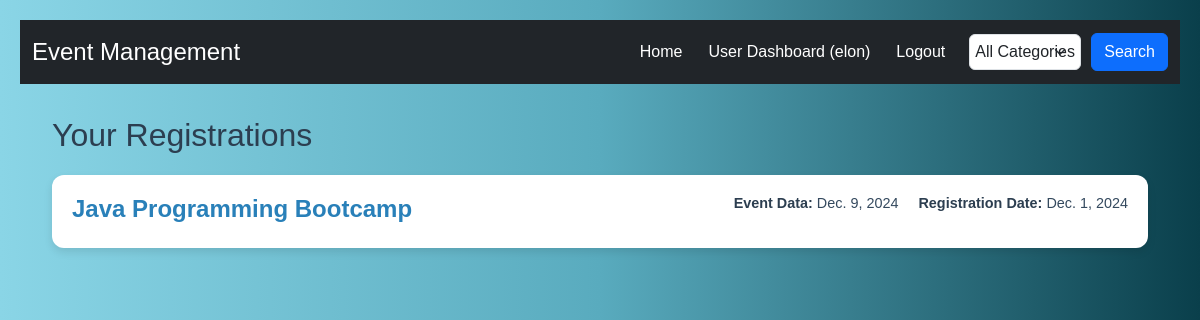
The page /user_dashboard (signed in) on the database its author committed.
### app/models.py (models this page shows, shortened)
class Registration(models.Model):
    user = models.ForeignKey(User, on_delete=models.CASCADE)
    event = models.ForeignKey(Event, on_delete=models.CASCADE)
    first_name = models.CharField(max_length=50)
    last_name = models.CharField(max_length=50)
    email = models.EmailField()
    phone = models.CharField(max_length=15)
    address = models.TextField()
    gender = models.CharField(max_length=10)
    description = models.TextField()
    registration_date = models.DateField(auto_now_add=True)

class Event(models.Model):
    title = models.CharField(max_length=100)
    description = models.TextField()
    date = models.DateField()
    location = models.CharField(max_length=100)
    created_by = models.ForeignKey(User, on_delete=models.CASCADE, related_name='created_events')
    image = models.ImageField(upload_to='event_images/', null=True, blank=True)
    category = models.ForeignKey(EventCategory, on_delete=models.CASCADE, related_name='events',)  # Use a valid ID here

### app/views.py (the view)
# urls.py: path('user_dashboard',views.user_dashboard,name= 'user_dashboard')
@login_required
def user_dashboard(request):
    registrations = Registration.objects.filter(user=request.user)
    return render(request, 'user_dashboard.html', {'registrations': registrations})

### templates/user_dashboard.html (shortened to what this page needs)
{% extends 'base.html' %}
{% block content %}
<h2>Your Registrations</h2>
{% if registrations %}
    <div class="card-table">
        {% for registration in registrations %}
        <div class="card-row">
            <div class="event-info">
                <div class="event-title">
                    <a href="{% url 'event_detail' registration.event.id %}">{{ registration.event.title }}</a>
                </div>
            </div>
            <div class="registration-details">
                <div class="event-data">
                    <p><strong>Event Data:</strong> {{ registration.event.date }}</p>
                </div>
                <div class="registration-date">
                    <p><strong>Registration Date:</strong> {{ registration.registration_date }}</p>
                </div>
            </div>
        </div>
        {% endfor %}
    </div>
{% else %}
    <div class="no-registrations">
        No registrations available.
    </div>
{% endif %}
{% endblock %}

### templates/base.html (shortened to what this page needs)
<!DOCTYPE html>
<html lang="en">
<head>
    <link href="https://cdn.jsdelivr.net/npm/bootstrap@5.3.0-alpha1/dist/css/bootstrap.min.css" rel="stylesheet">
</head>
<body>
    <nav class="navbar navbar-expand-lg navbar-dark bg-dark">
        <div class="container-fluid">
            <span class="navbar-brand">Event Management</span>
            <div class="d-flex ms-auto align-items-center">
                <ul class="navbar-nav me-3">
                    <li class="nav-item">
                        <a class="nav-link" href="{% url 'home' %}">Home</a>
                    </li>
                    {% if user.is_authenticated %}
                        {% if user.is_staff %}
                            <li class="nav-item">
                                <a class="nav-link" href="{% url 'admin_dashboard' %}">Admin Dashboard ({{ user.username }})</a>
                            </li>
                        {% else %}
                            <li class="nav-item">
                                <a class="nav-link" href="{% url 'user_dashboard' %}">User Dashboard ({{ user.username }})</a>
                            </li>
                        {% endif %}
                        <li class="nav-item">
                            <a class="nav-link" href="{% url 'logout' %}">Logout</a>
                        </li>
                    {% endif %}
                </ul>
                <form class="d-flex search-bar" method="GET" action="{% url 'home' %}">
                    <select class="form-select" name="category" id="category">
                        <option value="all" {% if category == 'all' %}selected{% endif %}>All Categories</option>
                    </select>
                    <button class="btn btn-primary" type="submit">Search</button>
                </form>
            </div>
        </div>
    </nav>
    <main>
        {% block content %}
        {% endblock %}
    </main>
</body>
</html>

### templates/base.html (style rules this page uses)
body { font-family: 'Arial', sans-serif; background-color: #f4f4f9; color: #333; line-height: 1.6; background: linear-gradient(to right, #8ad5e6, #59abbe, #0a3f4b); }
.navbar-brand { color: white !important; font-size: 1.5rem; }
.navbar-nav { flex-direction: row; gap: 10px; }
.nav-link { color: white !important; }
.search-bar { display: flex; gap: 10px; align-items: center; }
.search-bar select { padding: 5px; font-size: 1rem; }
.search-bar button { font-size: 1rem; }
main { padding: 2rem; }

### templates/user_dashboard.html (style rules this page uses)
body { font-family: Arial, sans-serif; background-color: #f4f7fa; color: #333; padding: 20px; }
h2 { font-size: 2em; color: #2c3e50; margin-bottom: 20px; }
.card-table { display: flex; flex-direction: column; gap: 20px; margin-top: 20px; }
.card-row { display: flex; justify-content: space-between; align-items: center; background-color: #fff; border-radius: 12px; box-shadow: 0 4px 8px rgba(0, 0, 0, 0.1); padding: 15px 20px; transition: transform 0.3s ease, box-shadow 0.3s ease; }
.event-info { flex: 1; text-align: left; }
.event-info .event-title { font-size: 1.5em; color: #2980b9; font-weight: bold; margin-bottom: 5px; }
.event-info .event-title a { text-decoration: none; color: inherit; }
.registration-details { display: flex; gap: 20px; align-items: center; }
.event-data, .registration-date { font-size: 0.9em; color: #34495e; }
.event-data strong, .registration-date strong { font-weight: bold; color: #2c3e50; }

### rows shown on the page
Registration: event "Java Programming Bootcamp", event "Dec. 9, 2024", registration_date "Dec. 1, 2024"

### other values the page prints
{{ user.username }} "elon"
